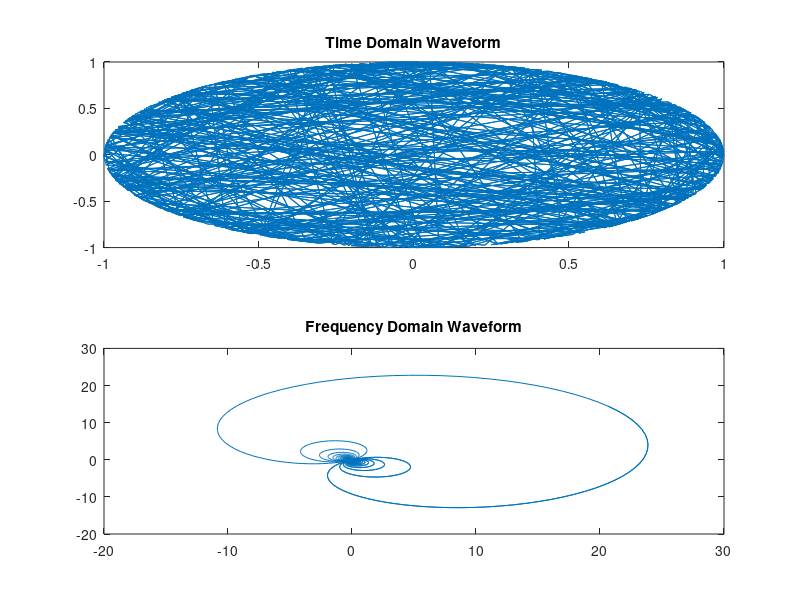

Source code (MATLAB): (Note: this script raises an error after producing the figure.)
% this is a 5G PRACH format 0 transmission
L = 839;

% this is number of samples per bin, floor(L/Ncs) gives the number of cyclic shifts, see below
Ncs = 26;
% this is the FFT size for the generation/reception of PRACH
N = 49152;
% this is the length of the cyclic prefix for PRACH
Ncp = 6336;

% 6-bit data messages for 3 transmitters / UEs
preamble_index1 = 63;
preamble_index2 = 31;
preamble_index3 = 11;

% up to 6 Zadoff-Chu root sequences for this format
utab = [129 710 140 699 120 719];
% number of cyclic shifts
nshifts = floor(L / Ncs);
% number of Zadoff-Chu sequences required
nseq = ceil(64 / nshifts);

% index of the preamble sequence to use
uind1 = floor(preamble_index1 / nshifts);
uind2 = floor(preamble_index2 / nshifts);
uind3 = floor(preamble_index3 / nshifts);
% index of cyclic shift to use
nuind1 = rem(preamble_index1, nshifts);
nuind2 = rem(preamble_index2, nshifts);
nuind3 = rem(preamble_index3, nshifts);
if (uind1 >= length(utab) || uind2 >= length(utab) || uind3 >= length(utab))
    fprintf("ERROR tab length %d : %d %d %d", length(utab), uind1, uind1, uind3)
end

% These are the Zadoff-Chu Sequence generators (time-domain)
% for the 3 transmitters
xu1 = exp(-1j * pi * utab(1 + uind1) * (0:838) .* (1:839) / 839);
xu2 = exp(-1j * pi * utab(1 + uind2) * (0:838) .* (1:839) / 839);
xu3 = exp(-1j * pi * utab(1 + uind3) * (0:838) .* (1:839) / 839);

% implement cyclic-shifts
% Note we do this in the time-domain and then do an 839-point fft here in MATLAB
% This is not usually done in practice because of the complexity of the FFT (i.e. a large prime number)
% There is a way to compute the Fourier transform directly and then perform the cyclic shift by a multiplication of a phasor in the frequency-domain.

yuv1 = zeros(1, length(xu1));
yuv2 = zeros(1, length(xu2));
yuv3 = zeros(1, length(xu3));

for n = 0:838
    xuv1(n + 1) = xu1(1 + rem(n + (Ncs * nuind1), 839));
    yuv1 = yuv1 + fft(xuv1(n + 1));
    
    xuv2(n + 1) = xu2(1 + rem(n + (Ncs * nuind2), 839));
    yuv2 = yuv2 + fft(xuv2(n + 1));
    
    xuv3(n + 1) = xu3(1 + rem(n + (Ncs * nuind3), 839));
    yuv3 = yuv3 + fft(xuv3(n + 1));
end

% put the PRACH in the lowest frequency (positive) subcarriers starting at carrier 7
Xuv1 = zeros(1, 49152);
Xuv1(7 + (1:839)) = yuv1;
Xuv2 = zeros(1, 49152);
Xuv2(7 + (1:839)) = yuv2;
Xuv3 = zeros(1, 49152);
Xuv3(7 + (1:839)) = yuv3;

% bring to time-domain
xuv1_49152 = ifft(Xuv1);
xuv2_49152 = ifft(Xuv2);
xuv3_49152 = ifft(Xuv3);

% add cyclic prefix
xuv1_49152 = [xuv1_49152((49152 - 6335):end) xuv1_49152];
xuv2_49152 = [xuv2_49152((49152 - 6335):end) xuv2_49152];
xuv3_49152 = [xuv3_49152((49152 - 6335):end) xuv3_49152];

% normalizes the transmit signal to unit-energy
xuv1_49152 = xuv1_49152 / sqrt(sum(abs(xuv1_49152).^2) / length(xuv1_49152));
en1 = mean(abs(xuv1_49152).^2);
xuv2_49152 = xuv2_49152 / sqrt(sum(abs(xuv2_49152).^2) / length(xuv2_49152));
en2 = mean(abs(xuv2_49152).^2);
xuv3_49152 = xuv3_49152 / sqrt(sum(abs(xuv3_49152).^2) / length(xuv3_49152));
en3 = mean(abs(xuv3_49152).^2);

% Plot the time-domain and frequency-domain waveform (xuv1)
figure;
subplot(2, 1, 1);
plot(xu1)
title('Time Domain Waveform');

subplot(2, 1, 2);
plot(xuv1_49152)
title('Frequency Domain Waveform');

% Question: What can you say regarding the frequency span (approximately how many PRBs does this waveform occupy
% 
% simulate time-delay
delay1 = 300;
delay2 = 140;
delay3 = 40;
delaymax = 1 + max([delay1 delay2 delay3]);
xuv1_49152 = [zeros(1, delay1) xuv1_49152 zeros(1, delaymax - delay1)];
xuv2_49152 = [zeros(1, delay2) xuv2_49152 zeros(1, delaymax - delay2)];
xuv3_49152 = [zeros(1, delay3) xuv3_49152 zeros(1, delaymax - delay3)];

SNR = 0;
snr = 10.^(0.1 * SNR);
noise1 = sqrt(0.5 / snr) * (randn(1, length(xuv1_49152)) + 1j * randn(1, length(xuv1_49152)));
noise2 = sqrt(0.5 / snr) * (randn(1, length(xuv1_49152)) + 1j * randn(1, length(xuv1_49152)));
rxsig1_justnoise = xuv1_49152 + noise1;
rxsig2_justnoise = xuv1_49152 + xuv2_49152 + xuv3_49152 + noise2;

% do TDL-C channel generation
fs = 61.44e6;
SCS = 30e3;
DS = 300e-9;

H1 = get_tdl(fs, SCS, [0:105], DS, 'tdlc');
H2 = get_tdl(fs, SCS, [0:105], DS, 'tdlc');
H3 = get_tdl(fs, SCS, [0:105], DS, 'tdlc');

rxsig3_noiseandchannel = conv(H1, xuv1_49152);
rxsig3_noiseandchannel = rxsig3_noiseandchannel + sqrt(0.5 / snr) * (randn(1, length(rxsig3_noiseandchannel)) + 1j * randn(1, length(rxsig3_noiseandchannel)));

rxsig4_noiseandchannel = conv(H1, xuv1_49152) + conv(H2, xuv2_49152) + conv(H3, xuv3_49152);
rxsig4_noiseandchannel = rxsig4_noiseandchannel + sqrt(0.5 / snr) * (randn(1, length(rxsig4_noiseandchannel)) + 1j * randn(1, length(rxsig4_noiseandchannel)));

;

% What to do now
% a) implement the receiver using a frequency-domain correlation
% using the Zadoff-Chu sequences generation method as above
% b) show how the data detection and time-delay estimation

% Frequency-domain correlation for receiver

% Ensure that the Zadoff-Chu sequences are of the same length as the received signal
M = length(rxsig4_noiseandchannel);

% Create the Zadoff-Chu sequences at the receiver using the same parameters
zadoff_chu1 = exp(-1j * pi * utab(1 + uind1) * (0:(M-1)) .* (1:M) / M);
zadoff_chu2 = exp(-1j * pi * utab(1 + uind2) * (0:(M-1)) .* (1:M) / M);
zadoff_chu3 = exp(-1j * pi * utab(1 + uind3) * (0:(M-1)) .* (1:M) / M);

% Perform frequency-domain correlation
correlation_result1 = ifft(fft(rxsig4_noiseandchannel) .* conj(fft(zadoff_chu1)));
correlation_result2 = ifft(fft(rxsig4_noiseandchannel) .* conj(fft(zadoff_chu2)));
correlation_result3 = ifft(fft(rxsig4_noiseandchannel) .* conj(fft(zadoff_chu3)));

% Display the correlation results
figure;
subplot(3, 1, 1);
plot(abs(correlation_result1));
title('Correlation Result for Zadoff-Chu Sequence 1');

subplot(3, 1, 2);
plot(abs(correlation_result2));
title('Correlation Result for Zadoff-Chu Sequence 2');

subplot(3, 1, 3);
plot(abs(correlation_result3));
title('Correlation Result for Zadoff-Chu Sequence 3');
